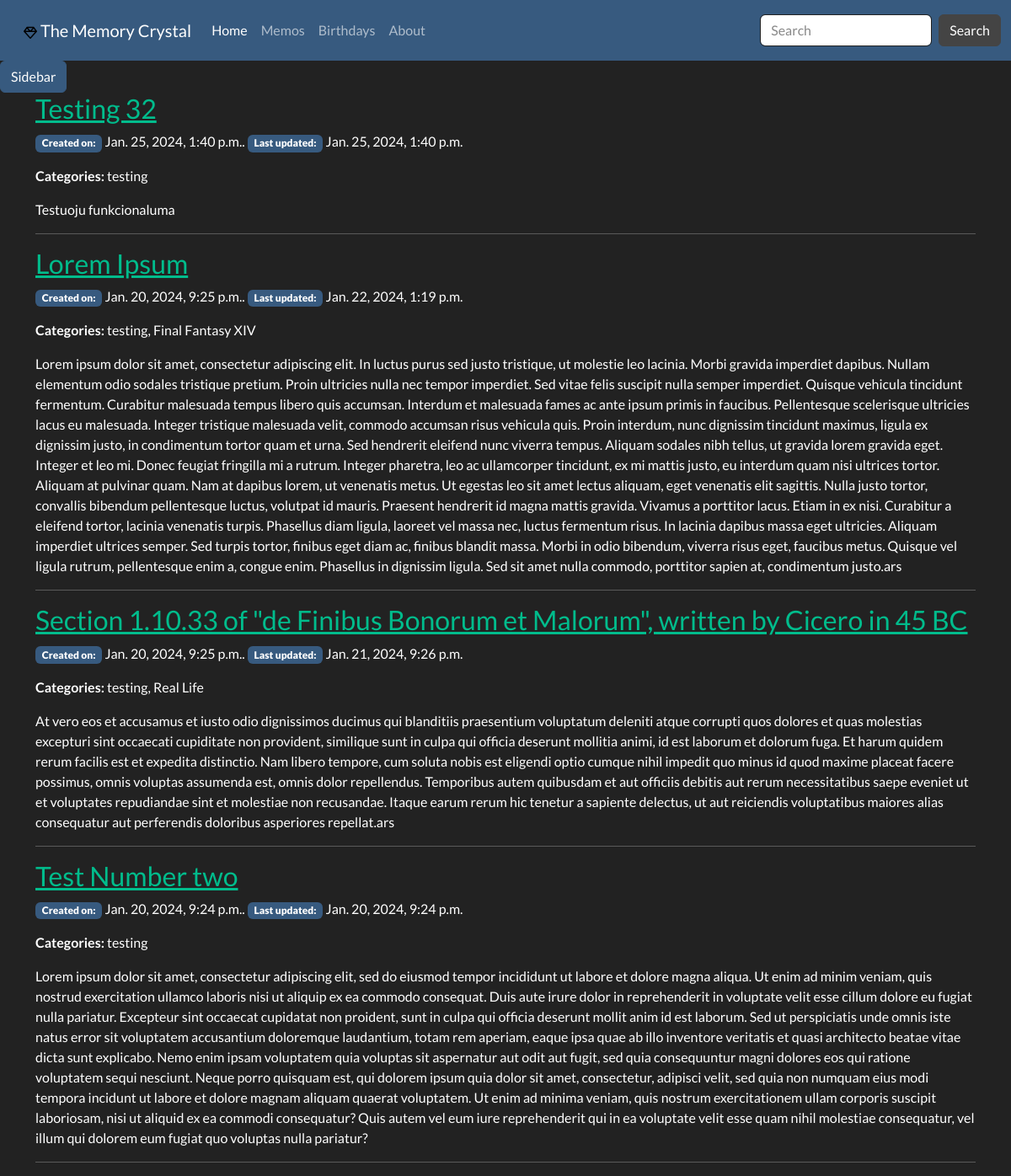
The app's page /notes/memo/category/testing with its own data.
### memory_crystal/models.py (models this page shows, shortened)
class Memo(models.Model):
    pub_date = models.DateTimeField(auto_now_add=True, verbose_name='Date created')
    last_modified = models.DateTimeField(auto_now=True, verbose_name='Last modified')
    slug = models.SlugField(max_length=20, unique=True, blank=True, null=True)
    title = models.CharField(max_length=100, unique=True)
    content = HTMLField()
    category = models.ManyToManyField('Category', related_name='memos', help_text='Memo categories', blank=True)
    class Meta:
        ordering = ['last_modified', 'pub_date']
    @property
    def all_categories(self) -> str:
        return ', '.join(cat.name for cat in self.category.all())

class Category(models.Model):
    name = models.CharField(max_length=200, unique=True)
    memo = models.ManyToManyField(Memo, related_name='categories', blank=True)
    def __str__(self) -> str:
        return f'{self.name.title()}'
    class Meta:
        verbose_name_plural = 'Categories'

### memory_crystal/views.py (the view)
# urls.py: path('memo/category/<str:category_name>', views.memo_by_category, name='memo-category'),
def memo_by_category(request, category_name: str):
    memo_list = get_list_or_404(Memo.objects.filter(category__name__icontains=category_name).order_by('-pub_date'))
    paginator = Paginator(memo_list, 4)
    page_number = request.GET.get('page')
    paged_memos = paginator.get_page(page_number)
    return render(request, 'memory_crystal/memo_category.html', {'memo_list': paged_memos})

### memory_crystal/templatetags/memo_extras.py (called while the page is built)
@register.inclusion_tag('memory_crystal/offcanvas.html')
def render_offcanvas():
    all_categories = Category.objects.all()
    return {'all_categories': all_categories}

@register.inclusion_tag('memory_crystal/pagination.html')
def paginate(paginated_obj):
    return {'page_obj': paginated_obj}

### memory_crystal/templates/memory_crystal/memo_category.html (shortened to what this page needs)
{% extends 'memory_crystal/base.html' %}
{% block content %}
<div class="container">
  <div class="row">
    <div class="col-12">
      {% for memo in memo_list %}
        {% if memo.title %}
        <h3><a href="{% url 'memo-detail' memo.slug %}">{{ memo.title }}</a></h3>
        {% endif %}
      <p><span class="badge bg-primary"><b>Created on:</b></span> {{ memo.pub_date }}. <span class="badge bg-primary"><b>Last updated:</b></span> {{ memo.last_modified }}</p>
      <p><b>Categories:</b> {{ memo.all_categories }}</p>
      <p>{{ memo.content | safe}}</p>
      <hr>
      {% endfor %}
    </div>
  </div>
  {% load memo_extras %}
</div>
{% endblock %}

### records on screen
Memo: title "Testing 32", pub_date "Jan. 25, 2024, 1:40 p.m.", last_modified "Jan. 25, 2024, 1:40 p.m.", all_categories "testing", content "Testuoju funkcionaluma"
Memo: title "Lorem Ipsum", pub_date "Jan. 20, 2024, 9:25 p.m.", last_modified "Jan. 22, 2024, 1:19 p.m.", all_categories "testing, Final Fantasy XIV", content "Lorem ipsum dolor sit amet, consectetur adipiscing elit. In luctus purus sed justo tristique, ut molestie leo lacinia. Morbi gravida imperdiet dapibus. Nullam elementum odio sodales tristique pretium. Proin ultricies nulla nec tempor imperdiet. Sed vitae felis suscipit nulla semper imperdiet. Quisque vehicula tincidunt fermentum. Curabitur malesuada tempus libero quis accumsan. Interdum et malesuada fames ac ante ipsum primis in faucibus. Pellentesque scelerisque ultricies lacus eu malesuada. Integer tristique malesuada velit, commodo accumsan risus vehicula quis. Proin interdum, nunc dignissim tincidunt maximus, ligula ex dignissim justo, in condimentum tortor quam et urna. Sed hendrerit…"
Memo: title "Section 1.10.33 of \"de Finibus Bonorum et Malorum\", written by Cicero in 45 BC", pub_date "Jan. 20, 2024, 9:25 p.m.", last_modified "Jan. 21, 2024, 9:26 p.m.", all_categories "testing, Real Life", content "At vero eos et accusamus et iusto odio dignissimos ducimus qui blanditiis praesentium voluptatum deleniti atque corrupti quos dolores et quas molestias excepturi sint occaecati cupiditate non provident, similique sunt in culpa qui officia deserunt mollitia animi, id est laborum et dolorum fuga. Et harum quidem rerum facilis est et expedita distinctio. Nam libero tempore, cum soluta nobis est eligendi optio cumque nihil impedit quo minus id quod maxime placeat facere possimus, omnis voluptas assumenda est, omnis dolor repellendus. Temporibus autem quibusdam et aut officiis debitis aut rerum necessitatibus saepe eveniet ut et voluptates repudiandae sint et molestiae non recusandae. Itaque…"
Memo: title "Test Number two", pub_date "Jan. 20, 2024, 9:24 p.m.", last_modified "Jan. 20, 2024, 9:24 p.m.", all_categories "testing", content "Lorem ipsum dolor sit amet, consectetur adipiscing elit, sed do eiusmod tempor incididunt ut labore et dolore magna aliqua. Ut enim ad minim veniam, quis nostrud exercitation ullamco laboris nisi ut aliquip ex ea commodo consequat. Duis aute irure dolor in reprehenderit in voluptate velit esse cillum dolore eu fugiat nulla pariatur. Excepteur sint occaecat cupidatat non proident, sunt in culpa qui officia deserunt mollit anim id est laborum. Sed ut perspiciatis unde omnis iste natus error sit voluptatem accusantium doloremque laudantium, totam rem aperiam, eaque ipsa quae ab illo inventore veritatis et quasi architecto beatae vitae dicta sunt explicabo. Nemo enim ipsam voluptatem quia…"
